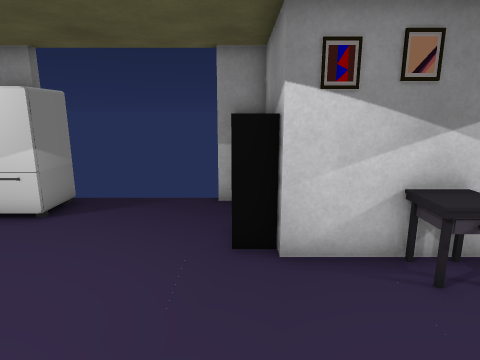
[1] (above)

15 first-person views from a walk through a 3-D level made in the Unity game engine. The camera is 1.5 m above the floor, tilts 12° down and sees 75° across. The floor is counted in squares, 0.5 m on a side. Each view is taken from the middle of a square. On the plan, view 1 faces up. The plan holds only what a view shows up to about 20 squares ahead; the rest is blank. The player is left out. Some animated figures are not drawn. Door leaves are left out, so doorways stand open. Some surface patterns are stand-ins.

[2]
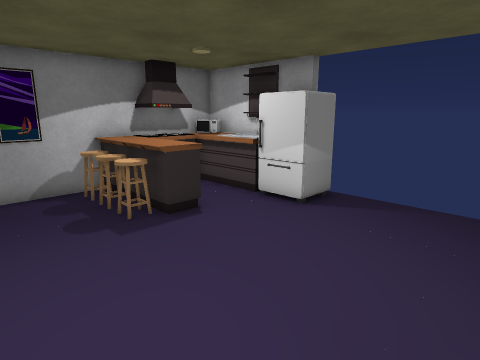

[3]
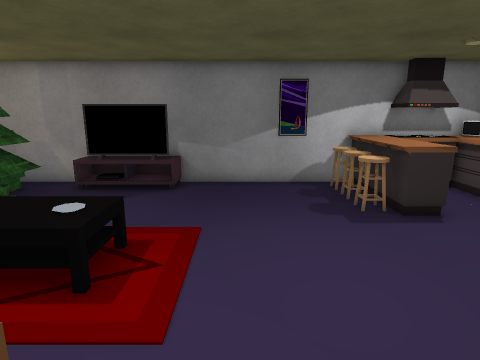

[4]
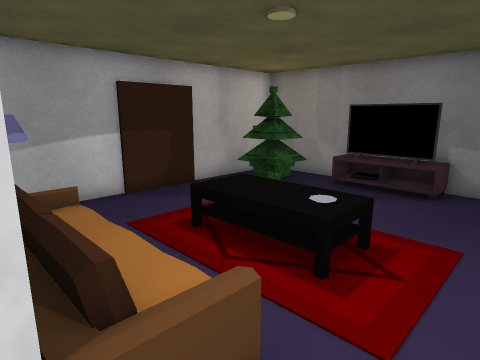

[5]
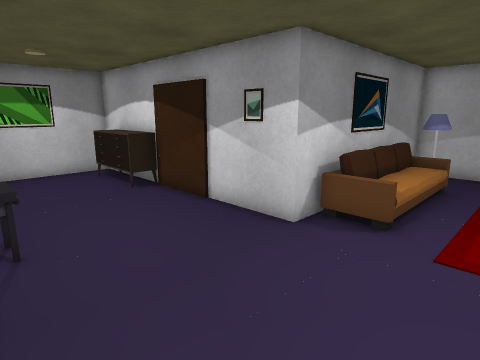

[6]
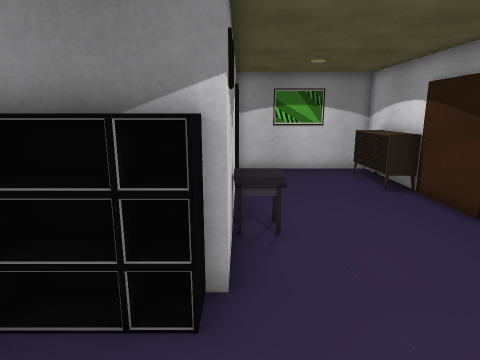

[7]
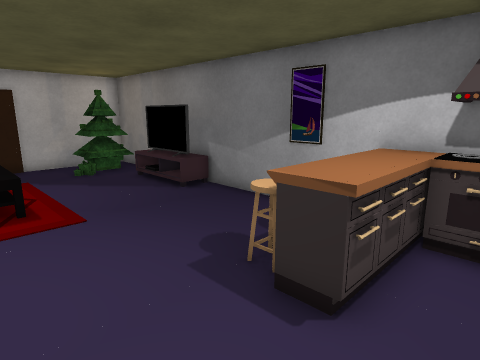

[8]
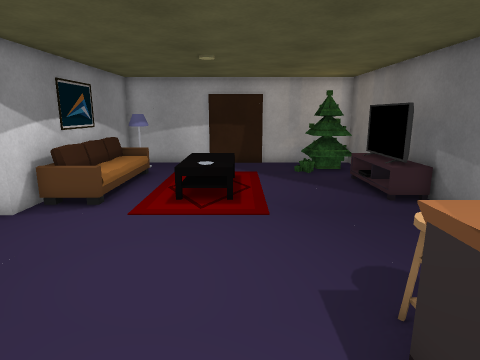

[9]
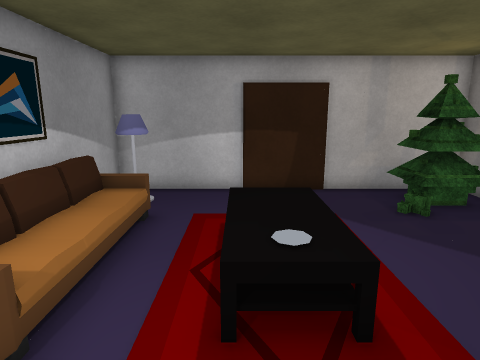

[10]
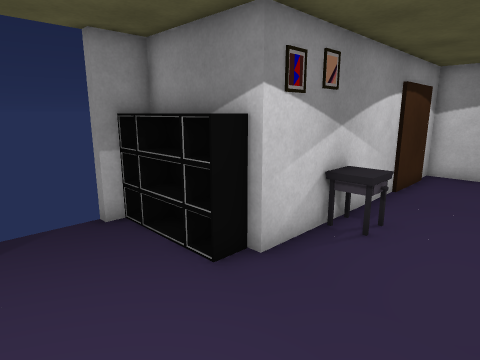

[11]
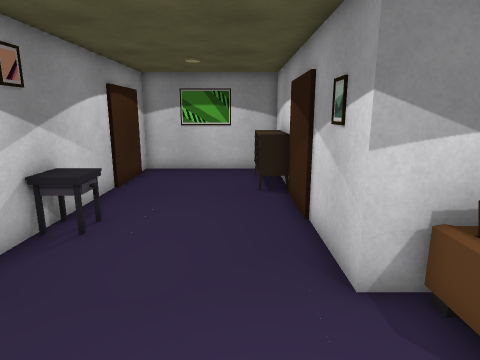

[12]
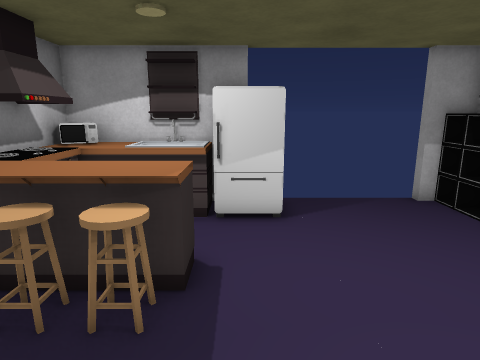

[13]
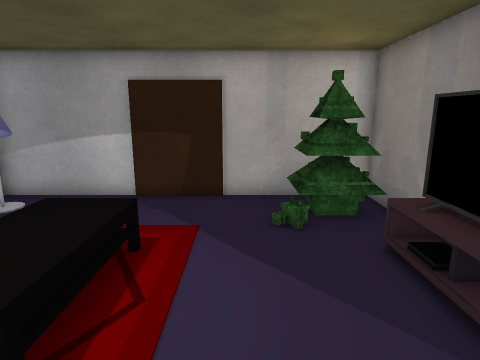

[14]
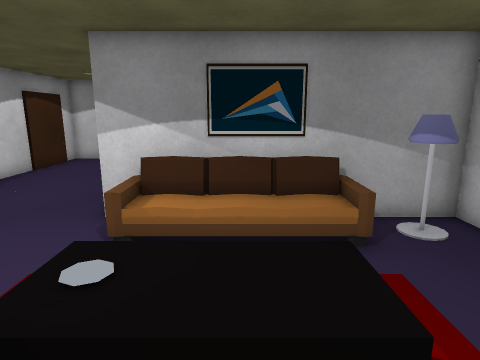

[15]
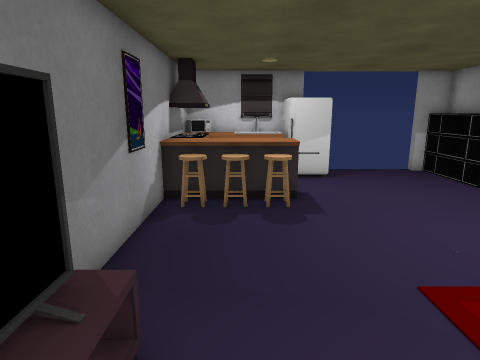

### Floor plan
Key: @ floor where view 1 was taken; # wall or solid block; . floor; D open door; F fridge; P pillar; T table; C cabinet; S shelf; E oven; A fan; H chair; R carpet; B sofa; G TV; L lamp; O other object.
Columns run from 13 left of view 1 to 13 right of it. Each row starts with its distance up from view 1.
 11 ###### FDDDDD##
 10 #OCSSS F.....O#
  9 #ECCCFFF.....O#
  8 AAE..........O#
  7 #OE..........O##
  6 #CCCCC........P##T#########
  5 #CHHHC..........TTT.......#
  4 #HHHHH....................#
  3 #.........................#
  2 #.........................#
  1 #.........................#
  0 #............@.......CCCCC#
 -1 #.............PO####### ###
 -2 # ......RR...B#
 -3 #GT....TTT..O##
 -4 #GT....TT ..O #
 -5 #GT....T  ..O #
 -6 #GT....   ..O #
 -7 #T..... TT..O #
 -8 #...........  #
 -9 ####........LL#
-10 ####........LL#
-11    ############
-12              ##

Positions as (right, up) in squares from view 1, and headings:
1: (0, 0), facing up
2: (0, 0), facing up-left
3: (1, 0), facing left
4: (1, 0), facing down-left
5: (-4, 6), facing down-right
6: (-4, 6), facing right
7: (-4, 8), facing down-left
8: (-6, 8), facing down
9: (-4, 1), facing down
10: (-4, 2), facing up-right
11: (-4, 1), facing right
12: (-7, 0), facing up
13: (-8, 0), facing down
14: (-8, -5), facing right
15: (-10, -6), facing up
